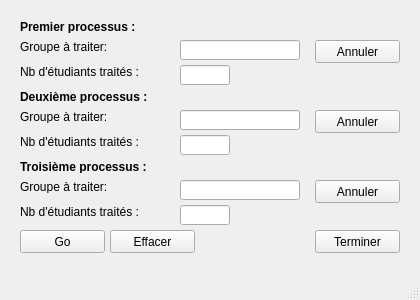
<?xml version="1.0" encoding="UTF-8"?>
<ui version="4.0">
 <class>GereProcessus</class>
 <widget class="QMainWindow" name="GereProcessus">
  <property name="geometry">
   <rect>
    <x>0</x>
    <y>0</y>
    <width>420</width>
    <height>300</height>
   </rect>
  </property>
  <property name="windowTitle">
   <string>Gere étudiants.</string>
  </property>
  <widget class="QWidget" name="centralWidget">
   <widget class="QLabel" name="label1">
    <property name="geometry">
     <rect>
      <x>20</x>
      <y>20</y>
      <width>150</width>
      <height>13</height>
     </rect>
    </property>
    <property name="font">
     <font>
      <weight>75</weight>
      <bold>true</bold>
     </font>
    </property>
    <property name="text">
     <string>Premier processus :</string>
    </property>
   </widget>
   <widget class="QLabel" name="labelNom1">
    <property name="geometry">
     <rect>
      <x>20</x>
      <y>40</y>
      <width>150</width>
      <height>13</height>
     </rect>
    </property>
    <property name="text">
     <string>Groupe à traiter:</string>
    </property>
   </widget>
   <widget class="QLabel" name="labelNb1">
    <property name="geometry">
     <rect>
      <x>20</x>
      <y>65</y>
      <width>150</width>
      <height>13</height>
     </rect>
    </property>
    <property name="text">
     <string>Nb d'étudiants traités :</string>
    </property>
   </widget>
   <widget class="QLabel" name="label2">
    <property name="geometry">
     <rect>
      <x>20</x>
      <y>90</y>
      <width>150</width>
      <height>13</height>
     </rect>
    </property>
    <property name="font">
     <font>
      <weight>75</weight>
      <bold>true</bold>
     </font>
    </property>
    <property name="text">
     <string>Deuxième processus :</string>
    </property>
   </widget>
   <widget class="QLabel" name="labelNom2">
    <property name="geometry">
     <rect>
      <x>20</x>
      <y>110</y>
      <width>150</width>
      <height>13</height>
     </rect>
    </property>
    <property name="text">
     <string>Groupe à traiter:</string>
    </property>
   </widget>
   <widget class="QLabel" name="labelNb2">
    <property name="geometry">
     <rect>
      <x>20</x>
      <y>135</y>
      <width>150</width>
      <height>13</height>
     </rect>
    </property>
    <property name="text">
     <string>Nb d'étudiants traités :</string>
    </property>
   </widget>
   <widget class="QLabel" name="label3">
    <property name="geometry">
     <rect>
      <x>20</x>
      <y>160</y>
      <width>150</width>
      <height>13</height>
     </rect>
    </property>
    <property name="font">
     <font>
      <weight>75</weight>
      <bold>true</bold>
     </font>
    </property>
    <property name="text">
     <string>Troisième processus :</string>
    </property>
   </widget>
   <widget class="QLabel" name="labelNom3">
    <property name="geometry">
     <rect>
      <x>20</x>
      <y>180</y>
      <width>150</width>
      <height>13</height>
     </rect>
    </property>
    <property name="text">
     <string>Groupe à traiter:</string>
    </property>
   </widget>
   <widget class="QLabel" name="labelNb3">
    <property name="geometry">
     <rect>
      <x>20</x>
      <y>205</y>
      <width>150</width>
      <height>13</height>
     </rect>
    </property>
    <property name="text">
     <string>Nb d'étudiants traités :</string>
    </property>
   </widget>
   <widget class="QLineEdit" name="lineNomGroupe1">
    <property name="geometry">
     <rect>
      <x>180</x>
      <y>40</y>
      <width>120</width>
      <height>20</height>
     </rect>
    </property>
   </widget>
   <widget class="QLineEdit" name="lineNbEtud1">
    <property name="geometry">
     <rect>
      <x>180</x>
      <y>65</y>
      <width>50</width>
      <height>20</height>
     </rect>
    </property>
    <property name="readOnly">
     <bool>true</bool>
    </property>
   </widget>
   <widget class="QLineEdit" name="lineNomGroupe2">
    <property name="geometry">
     <rect>
      <x>180</x>
      <y>110</y>
      <width>120</width>
      <height>20</height>
     </rect>
    </property>
   </widget>
   <widget class="QLineEdit" name="lineNbEtud2">
    <property name="geometry">
     <rect>
      <x>180</x>
      <y>135</y>
      <width>50</width>
      <height>20</height>
     </rect>
    </property>
    <property name="readOnly">
     <bool>true</bool>
    </property>
   </widget>
   <widget class="QLineEdit" name="lineNomGroupe3">
    <property name="geometry">
     <rect>
      <x>180</x>
      <y>180</y>
      <width>120</width>
      <height>20</height>
     </rect>
    </property>
   </widget>
   <widget class="QLineEdit" name="lineNbEtud3">
    <property name="geometry">
     <rect>
      <x>180</x>
      <y>205</y>
      <width>50</width>
      <height>20</height>
     </rect>
    </property>
    <property name="readOnly">
     <bool>true</bool>
    </property>
   </widget>
   <widget class="QPushButton" name="ButtonTerminer1">
    <property name="geometry">
     <rect>
      <x>315</x>
      <y>40</y>
      <width>85</width>
      <height>23</height>
     </rect>
    </property>
    <property name="text">
     <string>Annuler</string>
    </property>
   </widget>
   <widget class="QPushButton" name="ButtonTerminer2">
    <property name="geometry">
     <rect>
      <x>315</x>
      <y>110</y>
      <width>85</width>
      <height>23</height>
     </rect>
    </property>
    <property name="text">
     <string>Annuler</string>
    </property>
   </widget>
   <widget class="QPushButton" name="ButtonTerminer3">
    <property name="geometry">
     <rect>
      <x>315</x>
      <y>180</y>
      <width>85</width>
      <height>23</height>
     </rect>
    </property>
    <property name="text">
     <string>Annuler</string>
    </property>
   </widget>
   <widget class="QPushButton" name="ButtonGo">
    <property name="geometry">
     <rect>
      <x>20</x>
      <y>230</y>
      <width>85</width>
      <height>23</height>
     </rect>
    </property>
    <property name="text">
     <string>Go</string>
    </property>
   </widget>
   <widget class="QPushButton" name="ButtonEffacer">
    <property name="geometry">
     <rect>
      <x>110</x>
      <y>230</y>
      <width>85</width>
      <height>23</height>
     </rect>
    </property>
    <property name="text">
     <string>Effacer</string>
    </property>
   </widget>
   <widget class="QPushButton" name="ButtonTerminer">
    <property name="geometry">
     <rect>
      <x>315</x>
      <y>230</y>
      <width>85</width>
      <height>23</height>
     </rect>
    </property>
    <property name="text">
     <string>Terminer</string>
    </property>
   </widget>
  </widget>
  <widget class="QMenuBar" name="menuBar">
   <property name="geometry">
    <rect>
     <x>0</x>
     <y>0</y>
     <width>420</width>
     <height>21</height>
    </rect>
   </property>
  </widget>
  <widget class="QStatusBar" name="statusBar"/>
 </widget>
 <layoutdefault spacing="6" margin="11"/>
 <resources/>
 <connections/>
</ui>
